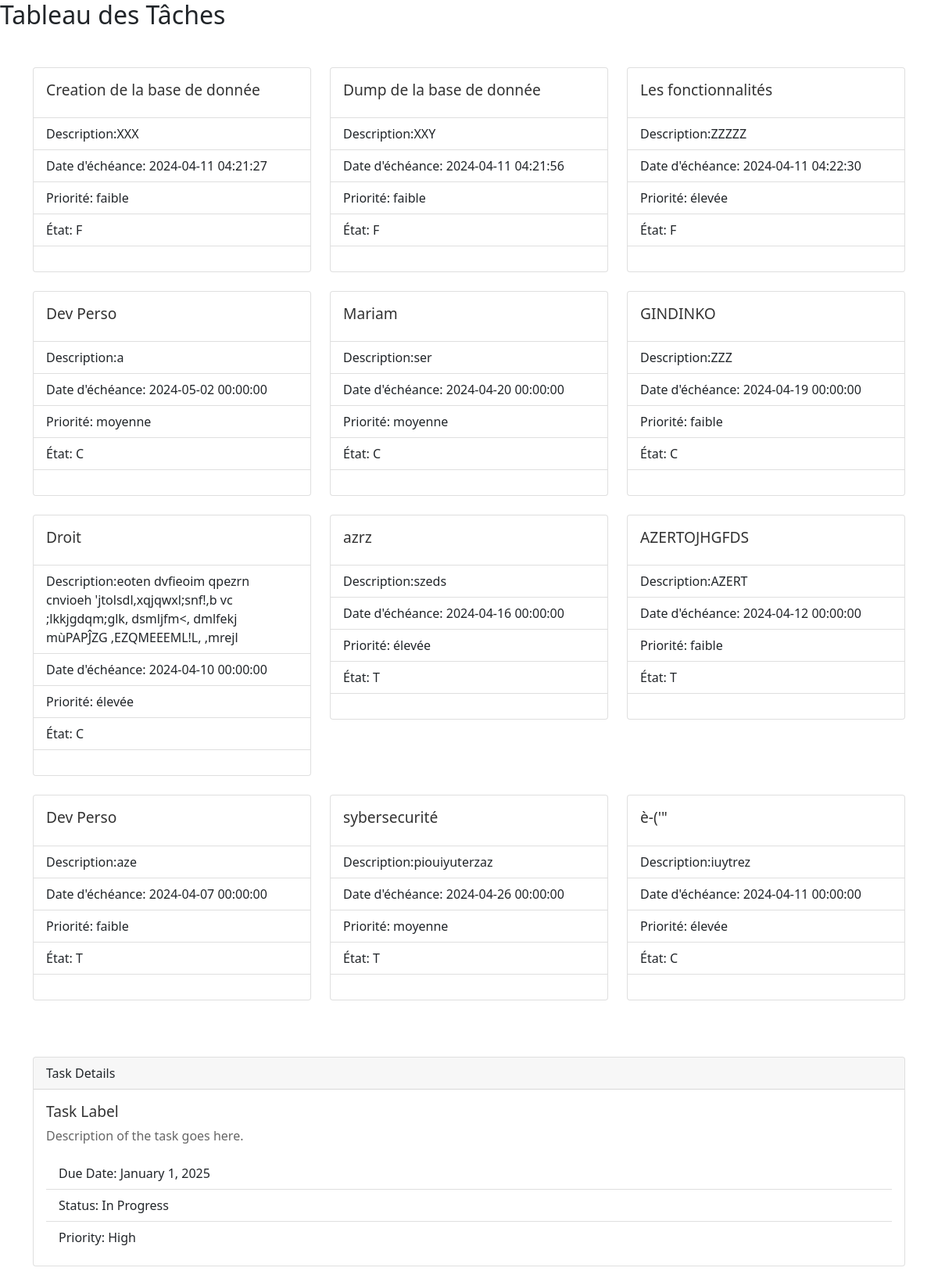
The page /detailTaches.php on the database its author committed.
### tables this page shows
CREATE TABLE `Taches` (
  `id` int(11) NOT NULL,
  `libelle` varchar(50) NOT NULL,
  `description` text NOT NULL,
  `Date_insertion` datetime NOT NULL,
  `Date_echeance` datetime NOT NULL,
  `priorite` enum('faible','moyenne','élevée') NOT NULL,
  `etat` enum('F','C','T') NOT NULL
);

### config.php (called while the page is built, shortened)
<?php
require_once "Taches.php";
try {
   $connexion = new PDO ("mysql:host=" . DB_SERVER . ";dbname=" . DB_NAME, DB_USERNAME, DB_PASSWORD);
} catch (PDOExeption $e) {
   die("Erreur : Impossible de se connecter à la base de données " . $e->getMessage());
}
$taches = new Taches ($connexion, "A", "X", "2024-03-02
","2024-04-12 01:11:19","faire", "En attente");
$Tache = $taches-> readTaches();
?>

### Taches.php (called while the page is built, shortened)
<?php
class Taches  {
    private $connexion;
    public function __construct( $connexion,$libelle, $description, $date_echeance, $date_insertion, $priorite, $etat){
      $this->connexion=$connexion;
    }
    public function readTaches(){
        try{
            $sql = "SELECT * FROM Taches";
             $stmt=$this->connexion->prepare($sql);
             $stmt->execute();
             $Tache=$stmt->fetchAll(PDO::FETCH_ASSOC);
             return $Tache;
         }
         catch (PDOException $e) {
             die("erreur:Impossible d'afficher les habitants" .$e->getMessage());
         }
        }
}
?>

### detailTaches.php (the view, shortened to what this page needs)
<?php
 require_once "config.php";
 require_once "Taches.php"
?>
<!DOCTYPE html>
<html lang="fr">
<head>
</head>
<body>
    <h2>Tableau des Tâches</h2>
    <div class="container mt-5">
  <div class="row">
    <?php foreach ($Tache as $Taches) { ?>
      <div class="col-md-4">
        <div class="card mb-4">
          <div class="card-body">
            <h5 class="card-title"><?php echo $Taches['libelle']; ?></h5>
          </div>
          <ul class="list-group list-group-flush">
            <li class="list-group-item">Description:<?php echo $Taches['description']; ?></li>
            <li class="list-group-item">Date d'échéance: <?php echo $Taches['Date_echeance']; ?></li>
            <li class="list-group-item">Priorité: <?php echo $Taches['priorite']; ?></li>
            <li class="list-group-item">État: <?php echo $Taches['etat']; ?></li>
          </ul>
          <div class="card-body">
          </div>
        </div>
      </div>
    <?php } ?>
  </div>
</div>
</body>
</html>
<!DOCTYPE html>
<html lang="en">
<head>
  <link rel="stylesheet" href="https://cdnjs.cloudflare.com/ajax/libs/twitter-bootstrap/5.1.3/css/bootstrap.min.css">
</head>
<body>
<div class="container mt-5">
  <div class="card">
    <div class="card-header">
      Task Details
    </div>
    <div class="card-body">
      <h5 class="card-title">Task Label</h5>
      <p class="card-text">Description of the task goes here.</p>
      <ul class="list-group list-group-flush">
        <li class="list-group-item">Due Date: January 1, 2025</li>
        <li class="list-group-item">Status: In Progress</li>
        <li class="list-group-item">Priority: High</li>
      </ul>
    </div>
  </div>
</div>
</body>
</html>

### detailTaches.php (style rules this page uses)
.card { margin-bottom: 20px; border: 1px solid #dee2e6; border-radius: 8px; }
.card-title { color: #333; font-size: 1.2rem; }
.card-text { color: #666; }
.list-group-item { border-color: #dee2e6; }

### rows shown on the page
taches: libelle "Creation de la base de donnée", description "XXX", Date_echeance "2024-04-11 04:21:27", priorite "faible", etat "F"
taches: libelle "Dump de la base de donnée", description "XXY", Date_echeance "2024-04-11 04:21:56", priorite "faible", etat "F"
taches: libelle "Les fonctionnalités", description "ZZZZZ", Date_echeance "2024-04-11 04:22:30", priorite "élevée", etat "F"
taches: libelle "Dev Perso", description "a", Date_echeance "2024-05-02 00:00:00", priorite "moyenne", etat "C"
taches: libelle "Mariam", description "ser", Date_echeance "2024-04-20 00:00:00", priorite "moyenne", etat "C"
taches: libelle "GINDINKO", description "ZZZ", Date_echeance "2024-04-19 00:00:00", priorite "faible", etat "C"
taches: libelle "Droit", description "eoten dvfieoim qpezrn cnvioeh 'jtolsdl,xqjqwxl;snf!,b vc ;lkkjgdqm;glk, dsmljfm<, dmlfekj mùPAPĴZG ,EZQMEEEML!L, ,mrejl", Date_echeance "2024-04-10 00:00:00", priorite "élevée", etat "C"
taches: libelle "azrz", description "szeds", Date_echeance "2024-04-16 00:00:00", priorite "élevée", etat "T"
taches: libelle "AZERTOJHGFDS", description "AZERT", Date_echeance "2024-04-12 00:00:00", priorite "faible", etat "T"
taches: libelle "Dev Perso", description "aze", Date_echeance "2024-04-07 00:00:00", priorite "faible", etat "T"
taches: libelle "sybersecurité", description "piouiyuterzaz", Date_echeance "2024-04-26 00:00:00", priorite "moyenne", etat "T"
taches: libelle "è-('\"", description "iuytrez", Date_echeance "2024-04-11 00:00:00", priorite "élevée", etat "C"
